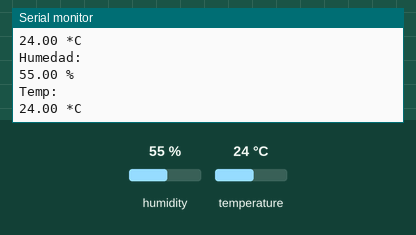
Simulated run of this sketch. Board: Arduino Uno, built with avr-gcc and run on an emulated ATmega328P. On the bench: the last lines printed to the serial monitor. The test bench sets the inputs (shaded band); at power-on: humidity 55 %, temperature 24 °C.

Above: at 4.8 s.
4.9 s: humidity set to 22 %
At 7.0 s:
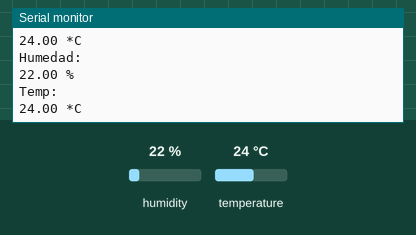
7.9 s: temperature set to 12 °C
At 9.5 s:
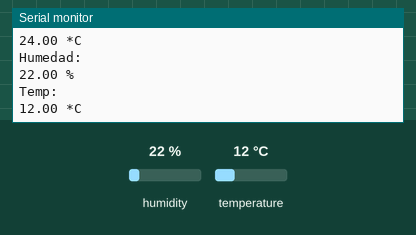
10.9 s: humidity set to 40 %
At 13.1 s:
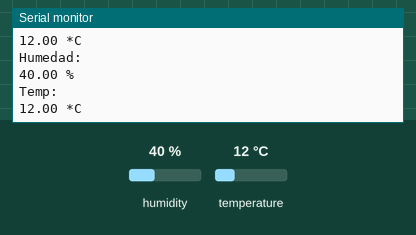
Timing chart, 0 to 14.6 s (numbered marks = the images above; inputs shaded):
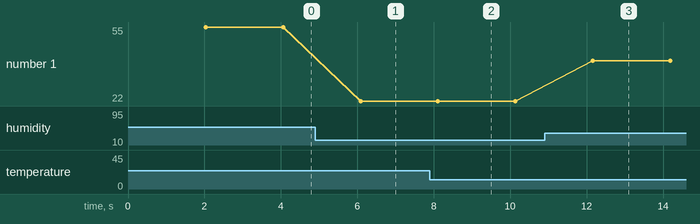

The sketch:

act3NANY.ino
```cpp
#include "DHT.h"
DHT dht(11, DHT11);

void setup() {
  //lcd.begin(16,2); // Inicializa la interface para el LCD screen, and determina sus dimensiones (ancho y alto) del display
  Serial.begin(9600);
  Serial.println("Prueba del sensor DHT11");
  dht.begin();
}

void loop() {
  delay(2000);
  // LEER LA HUMEDAD USANDO EL METRODO READHUMIDITY
  float h = dht.readHumidity();
  // LEER LA TEMPERATURA USANDO EL METRODO READTEMPERATURE
  float t = dht.readTemperature();

  // REVISAR QUE LOS RESULTADOS SEAN VALORES NUMERICOS VALIDOS, INDICANDO QUE LA COMUNICACION ES CORRECTA
  if (isnan(h) || isnan(t)) {
    Serial.println("Fal  la al leer el sensor DHT11!");
    return;
  }

  // IMPRIMIR RESULTADO AL MONITOR SERIAL
  Serial.println("Humedad: ");
  Serial.print(h);
  Serial.println(" % ");
  Serial.println("Temp:   ");
  Serial.print(t);
  Serial.println(" *C");
}
```

Measured:
- after the input at 4.9 s, the serial monitor: prints a new line after 1.2 s (image 1)
- after the input at 7.9 s, the serial monitor: prints a new line after 0.23 s (image 2)
- after the input at 10.9 s, the serial monitor: prints a new line after 1.3 s (image 3)
- plotted number 1: 55 → 22 after the input at 4.9 s, 22 → 40 after the input at 10.9 s
